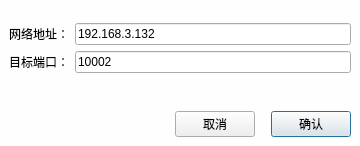
<?xml version="1.0" encoding="UTF-8"?>
<ui version="4.0">
 <class>DialogNetParameter</class>
 <widget class="QDialog" name="DialogNetParameter">
  <property name="geometry">
   <rect>
    <x>0</x>
    <y>0</y>
    <width>360</width>
    <height>146</height>
   </rect>
  </property>
  <property name="windowTitle">
   <string>Dialog</string>
  </property>
  <layout class="QGridLayout" name="gridLayout">
   <property name="leftMargin">
    <number>0</number>
   </property>
   <property name="topMargin">
    <number>0</number>
   </property>
   <property name="rightMargin">
    <number>0</number>
   </property>
   <property name="bottomMargin">
    <number>0</number>
   </property>
   <property name="spacing">
    <number>0</number>
   </property>
   <item row="0" column="0">
    <widget class="QWidget" name="widget" native="true">
     <property name="styleSheet">
      <string notr="true">QWidget#widget
{
	background-color: rgb(254, 254, 254);
}</string>
     </property>
     <layout class="QGridLayout" name="gridLayout_2">
      <item row="5" column="0" colspan="2">
       <spacer name="verticalSpacer">
        <property name="orientation">
         <enum>Qt::Vertical</enum>
        </property>
        <property name="sizeType">
         <enum>QSizePolicy::Expanding</enum>
        </property>
        <property name="sizeHint" stdset="0">
         <size>
          <width>20</width>
          <height>46</height>
         </size>
        </property>
       </spacer>
      </item>
      <item row="6" column="0" colspan="2">
       <layout class="QHBoxLayout" name="horizontalLayout_2">
        <property name="spacing">
         <number>16</number>
        </property>
        <property name="topMargin">
         <number>12</number>
        </property>
        <item>
         <spacer name="horizontalSpacer">
          <property name="orientation">
           <enum>Qt::Horizontal</enum>
          </property>
          <property name="sizeHint" stdset="0">
           <size>
            <width>40</width>
            <height>20</height>
           </size>
          </property>
         </spacer>
        </item>
        <item>
         <widget class="QPushButton" name="btnCancel">
          <property name="focusPolicy">
           <enum>Qt::StrongFocus</enum>
          </property>
          <property name="text">
           <string>取消</string>
          </property>
          <property name="autoDefault">
           <bool>false</bool>
          </property>
          <property name="Cancel" stdset="0">
           <bool>true</bool>
          </property>
         </widget>
        </item>
        <item>
         <widget class="QPushButton" name="btnConfirm">
          <property name="text">
           <string>确认</string>
          </property>
          <property name="Ok" stdset="0">
           <bool>true</bool>
          </property>
         </widget>
        </item>
       </layout>
      </item>
      <item row="1" column="0">
       <widget class="QLabel" name="label">
        <property name="text">
         <string>网络地址：</string>
        </property>
       </widget>
      </item>
      <item row="1" column="1">
       <widget class="QLineEdit" name="tbAddress">
        <property name="focusPolicy">
         <enum>Qt::ClickFocus</enum>
        </property>
        <property name="contextMenuPolicy">
         <enum>Qt::NoContextMenu</enum>
        </property>
        <property name="text">
         <string>192.168.3.132</string>
        </property>
       </widget>
      </item>
      <item row="2" column="0">
       <widget class="QLabel" name="label_2">
        <property name="text">
         <string>目标端口：</string>
        </property>
       </widget>
      </item>
      <item row="2" column="1">
       <widget class="QLineEdit" name="tbPort">
        <property name="focusPolicy">
         <enum>Qt::ClickFocus</enum>
        </property>
        <property name="contextMenuPolicy">
         <enum>Qt::NoContextMenu</enum>
        </property>
        <property name="text">
         <string>10002</string>
        </property>
       </widget>
      </item>
      <item row="0" column="0" colspan="2">
       <spacer name="verticalSpacer_2">
        <property name="orientation">
         <enum>Qt::Vertical</enum>
        </property>
        <property name="sizeHint" stdset="0">
         <size>
          <width>20</width>
          <height>40</height>
         </size>
        </property>
       </spacer>
      </item>
     </layout>
    </widget>
   </item>
  </layout>
 </widget>
 <resources/>
 <connections/>
</ui>
